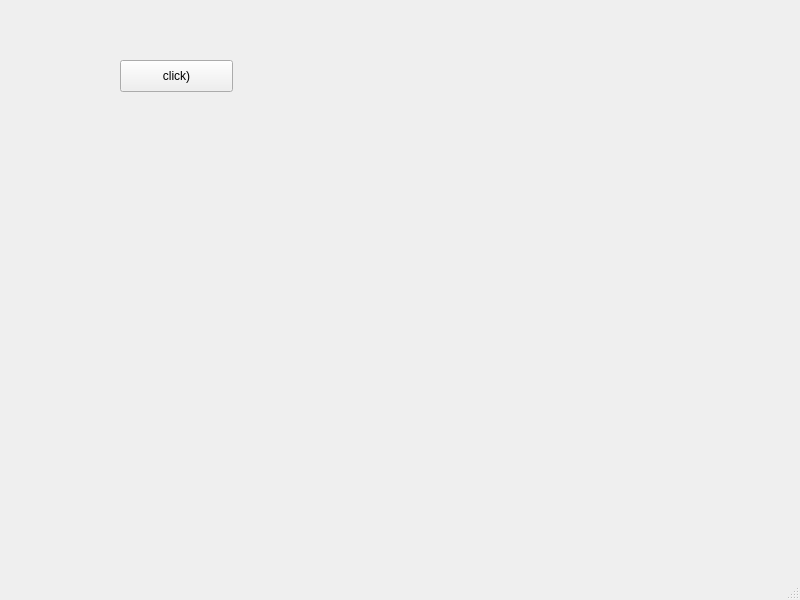
<?xml version="1.0" encoding="UTF-8"?>
<ui version="4.0">
 <class>MainWindow</class>
 <widget class="QMainWindow" name="MainWindow">
  <property name="geometry">
   <rect>
    <x>0</x>
    <y>0</y>
    <width>800</width>
    <height>600</height>
   </rect>
  </property>
  <property name="windowTitle">
   <string>MainWindow</string>
  </property>
  <widget class="QWidget" name="centralwidget">
   <widget class="QPushButton" name="pushButton">
    <property name="geometry">
     <rect>
      <x>120</x>
      <y>60</y>
      <width>113</width>
      <height>32</height>
     </rect>
    </property>
    <property name="text">
     <string>click)</string>
    </property>
   </widget>
  </widget>
  <widget class="QMenuBar" name="menubar">
   <property name="geometry">
    <rect>
     <x>0</x>
     <y>0</y>
     <width>800</width>
     <height>37</height>
    </rect>
   </property>
  </widget>
  <widget class="QStatusBar" name="statusbar"/>
 </widget>
 <resources/>
 <connections/>
</ui>
